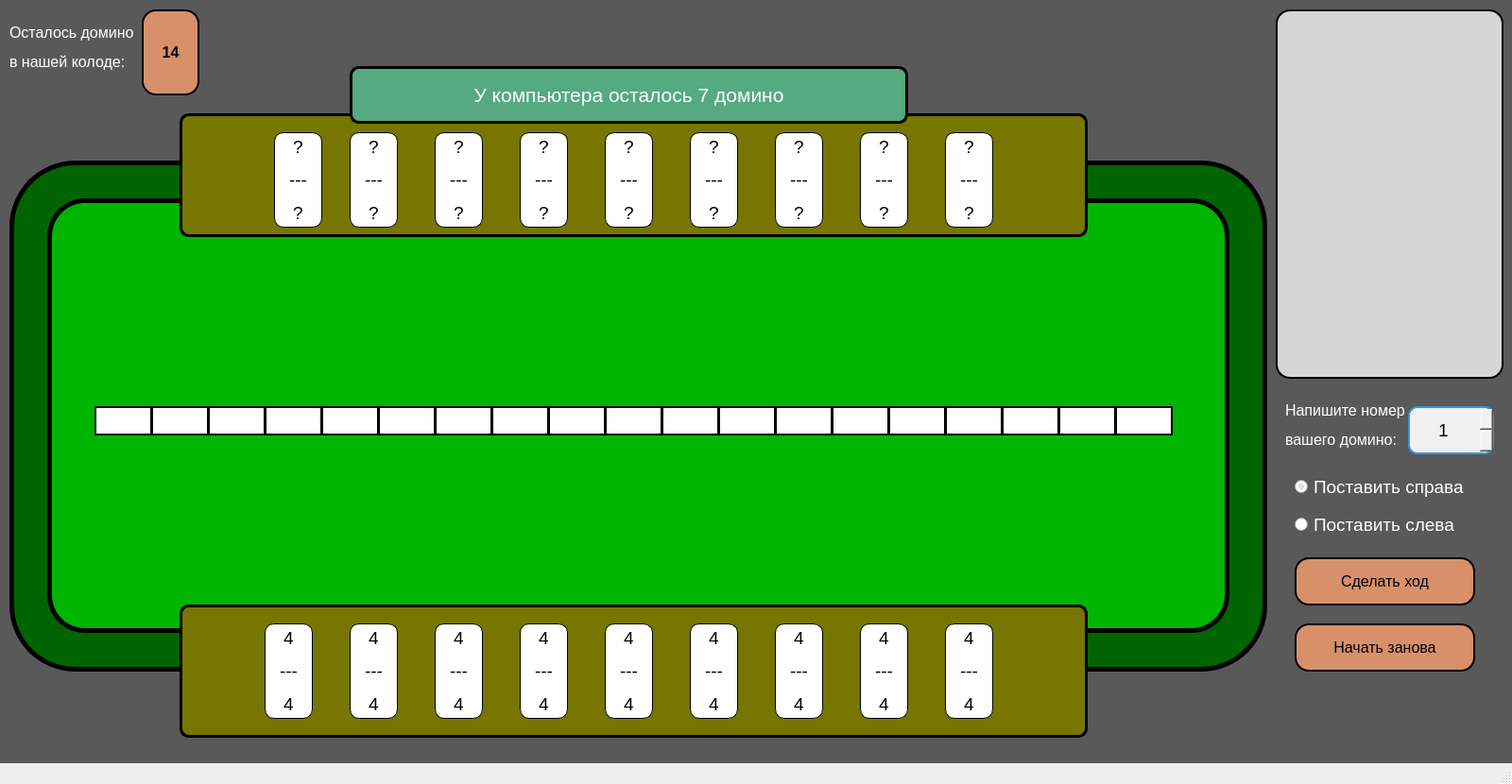
<?xml version="1.0" encoding="UTF-8"?>
<ui version="4.0">
 <class>MainWindow</class>
 <widget class="QMainWindow" name="MainWindow">
  <property name="geometry">
   <rect>
    <x>0</x>
    <y>0</y>
    <width>1600</width>
    <height>830</height>
   </rect>
  </property>
  <property name="minimumSize">
   <size>
    <width>1600</width>
    <height>830</height>
   </size>
  </property>
  <property name="maximumSize">
   <size>
    <width>1600</width>
    <height>830</height>
   </size>
  </property>
  <property name="windowTitle">
   <string>MainWindow</string>
  </property>
  <property name="styleSheet">
   <string notr="true"/>
  </property>
  <widget class="QWidget" name="centralwidget">
   <widget class="QLabel" name="dkdl">
    <property name="geometry">
     <rect>
      <x>10</x>
      <y>170</y>
      <width>1331</width>
      <height>541</height>
     </rect>
    </property>
    <property name="minimumSize">
     <size>
      <width>1100</width>
      <height>500</height>
     </size>
    </property>
    <property name="styleSheet">
     <string notr="true">background-color: rgb(0, 101, 0);
border-radius: 70px;
border: 5px solid #000000;</string>
    </property>
    <property name="text">
     <string/>
    </property>
   </widget>
   <widget class="QLabel" name="myTable">
    <property name="geometry">
     <rect>
      <x>190</x>
      <y>640</y>
      <width>961</width>
      <height>141</height>
     </rect>
    </property>
    <property name="font">
     <font>
      <pointsize>14</pointsize>
     </font>
    </property>
    <property name="styleSheet">
     <string notr="true">border-radius: 10px;
border: 3px solid #000000;
background-color: rgb(118, 118, 0);</string>
    </property>
    <property name="text">
     <string/>
    </property>
    <property name="alignment">
     <set>Qt::AlignCenter</set>
    </property>
   </widget>
   <widget class="QLabel" name="gameTable">
    <property name="geometry">
     <rect>
      <x>50</x>
      <y>210</y>
      <width>1251</width>
      <height>460</height>
     </rect>
    </property>
    <property name="minimumSize">
     <size>
      <width>1150</width>
      <height>460</height>
     </size>
    </property>
    <property name="font">
     <font>
      <pointsize>11</pointsize>
      <weight>75</weight>
      <bold>true</bold>
     </font>
    </property>
    <property name="styleSheet">
     <string notr="true">background-color: rgb(0, 181, 0);
border-radius: 40px;
border: 5px solid #000000;</string>
    </property>
    <property name="text">
     <string/>
    </property>
    <property name="alignment">
     <set>Qt::AlignCenter</set>
    </property>
   </widget>
   <widget class="QLabel" name="label_6">
    <property name="geometry">
     <rect>
      <x>1360</x>
      <y>420</y>
      <width>141</width>
      <height>61</height>
     </rect>
    </property>
    <property name="text">
     <string>&lt;html&gt;&lt;head/&gt;&lt;body&gt;&lt;p&gt;&lt;span style=&quot; font-size:12pt; color:#ffffff;&quot;&gt;Напишите номер &lt;/span&gt;&lt;/p&gt;&lt;p&gt;&lt;span style=&quot; font-size:12pt; color:#ffffff;&quot;&gt;вашего домино:&lt;/span&gt;&lt;/p&gt;&lt;/body&gt;&lt;/html&gt;</string>
    </property>
   </widget>
   <widget class="QPushButton" name="start">
    <property name="geometry">
     <rect>
      <x>1370</x>
      <y>590</y>
      <width>191</width>
      <height>51</height>
     </rect>
    </property>
    <property name="font">
     <font>
      <pointsize>12</pointsize>
     </font>
    </property>
    <property name="styleSheet">
     <string notr="true">background-color: rgb(216, 144, 107);
border-radius: 15px;
border: 2px solid #000000;</string>
    </property>
    <property name="text">
     <string>Сделать ход</string>
    </property>
   </widget>
   <widget class="QRadioButton" name="right">
    <property name="geometry">
     <rect>
      <x>1370</x>
      <y>500</y>
      <width>191</width>
      <height>31</height>
     </rect>
    </property>
    <property name="font">
     <font>
      <pointsize>14</pointsize>
     </font>
    </property>
    <property name="styleSheet">
     <string notr="true">color: white;</string>
    </property>
    <property name="text">
     <string>Поставить справа</string>
    </property>
    <property name="checked">
     <bool>true</bool>
    </property>
   </widget>
   <widget class="QRadioButton" name="left">
    <property name="geometry">
     <rect>
      <x>1370</x>
      <y>540</y>
      <width>191</width>
      <height>31</height>
     </rect>
    </property>
    <property name="font">
     <font>
      <pointsize>14</pointsize>
     </font>
    </property>
    <property name="styleSheet">
     <string notr="true">color: white;</string>
    </property>
    <property name="text">
     <string>Поставить слева</string>
    </property>
   </widget>
   <widget class="QLabel" name="label_7">
    <property name="geometry">
     <rect>
      <x>190</x>
      <y>120</y>
      <width>961</width>
      <height>131</height>
     </rect>
    </property>
    <property name="font">
     <font>
      <pointsize>14</pointsize>
     </font>
    </property>
    <property name="styleSheet">
     <string notr="true">border-radius: 10px;
border: 3px solid #000000;
background-color: rgb(118, 118, 0);</string>
    </property>
    <property name="text">
     <string/>
    </property>
    <property name="alignment">
     <set>Qt::AlignCenter</set>
    </property>
   </widget>
   <widget class="QLabel" name="domino2">
    <property name="geometry">
     <rect>
      <x>370</x>
      <y>660</y>
      <width>51</width>
      <height>101</height>
     </rect>
    </property>
    <property name="font">
     <font>
      <pointsize>14</pointsize>
     </font>
    </property>
    <property name="styleSheet">
     <string notr="true">background-color: white;
border-radius: 10px;
border: 1px solid #000000;</string>
    </property>
    <property name="text">
     <string>&lt;html&gt;&lt;head/&gt;&lt;body&gt;&lt;p&gt;&lt;span style=&quot; font-size:14pt;&quot;&gt;4&lt;/span&gt;&lt;/p&gt;&lt;p&gt;&lt;span style=&quot; font-size:14pt;&quot;&gt;---&lt;/span&gt;&lt;/p&gt;&lt;p&gt;&lt;span style=&quot; font-size:14pt;&quot;&gt;4&lt;/span&gt;&lt;/p&gt;&lt;/body&gt;&lt;/html&gt;</string>
    </property>
    <property name="alignment">
     <set>Qt::AlignCenter</set>
    </property>
   </widget>
   <widget class="QLabel" name="domino3">
    <property name="geometry">
     <rect>
      <x>460</x>
      <y>660</y>
      <width>51</width>
      <height>101</height>
     </rect>
    </property>
    <property name="font">
     <font>
      <pointsize>14</pointsize>
     </font>
    </property>
    <property name="styleSheet">
     <string notr="true">background-color: white;
border-radius: 10px;
border: 1px solid #000000;</string>
    </property>
    <property name="text">
     <string>&lt;html&gt;&lt;head/&gt;&lt;body&gt;&lt;p&gt;&lt;span style=&quot; font-size:14pt;&quot;&gt;4&lt;/span&gt;&lt;/p&gt;&lt;p&gt;&lt;span style=&quot; font-size:14pt;&quot;&gt;---&lt;/span&gt;&lt;/p&gt;&lt;p&gt;&lt;span style=&quot; font-size:14pt;&quot;&gt;4&lt;/span&gt;&lt;/p&gt;&lt;/body&gt;&lt;/html&gt;</string>
    </property>
    <property name="alignment">
     <set>Qt::AlignCenter</set>
    </property>
   </widget>
   <widget class="QLabel" name="domino4">
    <property name="geometry">
     <rect>
      <x>550</x>
      <y>660</y>
      <width>51</width>
      <height>101</height>
     </rect>
    </property>
    <property name="font">
     <font>
      <pointsize>14</pointsize>
     </font>
    </property>
    <property name="styleSheet">
     <string notr="true">background-color: white;
border-radius: 10px;
border: 1px solid #000000;</string>
    </property>
    <property name="text">
     <string>&lt;html&gt;&lt;head/&gt;&lt;body&gt;&lt;p&gt;&lt;span style=&quot; font-size:14pt;&quot;&gt;4&lt;/span&gt;&lt;/p&gt;&lt;p&gt;&lt;span style=&quot; font-size:14pt;&quot;&gt;---&lt;/span&gt;&lt;/p&gt;&lt;p&gt;&lt;span style=&quot; font-size:14pt;&quot;&gt;4&lt;/span&gt;&lt;/p&gt;&lt;/body&gt;&lt;/html&gt;</string>
    </property>
    <property name="alignment">
     <set>Qt::AlignCenter</set>
    </property>
   </widget>
   <widget class="QLabel" name="domino5">
    <property name="geometry">
     <rect>
      <x>640</x>
      <y>660</y>
      <width>51</width>
      <height>101</height>
     </rect>
    </property>
    <property name="font">
     <font>
      <pointsize>14</pointsize>
     </font>
    </property>
    <property name="styleSheet">
     <string notr="true">background-color: white;
border-radius: 10px;
border: 1px solid #000000;</string>
    </property>
    <property name="text">
     <string>&lt;html&gt;&lt;head/&gt;&lt;body&gt;&lt;p&gt;&lt;span style=&quot; font-size:14pt;&quot;&gt;4&lt;/span&gt;&lt;/p&gt;&lt;p&gt;&lt;span style=&quot; font-size:14pt;&quot;&gt;---&lt;/span&gt;&lt;/p&gt;&lt;p&gt;&lt;span style=&quot; font-size:14pt;&quot;&gt;4&lt;/span&gt;&lt;/p&gt;&lt;/body&gt;&lt;/html&gt;</string>
    </property>
    <property name="alignment">
     <set>Qt::AlignCenter</set>
    </property>
   </widget>
   <widget class="QLabel" name="domino6">
    <property name="geometry">
     <rect>
      <x>730</x>
      <y>660</y>
      <width>51</width>
      <height>101</height>
     </rect>
    </property>
    <property name="font">
     <font>
      <pointsize>14</pointsize>
     </font>
    </property>
    <property name="styleSheet">
     <string notr="true">background-color: white;
border-radius: 10px;
border: 1px solid #000000;</string>
    </property>
    <property name="text">
     <string>&lt;html&gt;&lt;head/&gt;&lt;body&gt;&lt;p&gt;&lt;span style=&quot; font-size:14pt;&quot;&gt;4&lt;/span&gt;&lt;/p&gt;&lt;p&gt;&lt;span style=&quot; font-size:14pt;&quot;&gt;---&lt;/span&gt;&lt;/p&gt;&lt;p&gt;&lt;span style=&quot; font-size:14pt;&quot;&gt;4&lt;/span&gt;&lt;/p&gt;&lt;/body&gt;&lt;/html&gt;</string>
    </property>
    <property name="alignment">
     <set>Qt::AlignCenter</set>
    </property>
   </widget>
   <widget class="QLabel" name="domino1">
    <property name="geometry">
     <rect>
      <x>280</x>
      <y>660</y>
      <width>51</width>
      <height>101</height>
     </rect>
    </property>
    <property name="font">
     <font>
      <pointsize>14</pointsize>
     </font>
    </property>
    <property name="styleSheet">
     <string notr="true">background-color: white;
border-radius: 10px;
border: 1px solid #000000;</string>
    </property>
    <property name="text">
     <string>&lt;html&gt;&lt;head/&gt;&lt;body&gt;&lt;p&gt;&lt;span style=&quot; font-size:14pt;&quot;&gt;4&lt;/span&gt;&lt;/p&gt;&lt;p&gt;&lt;span style=&quot; font-size:14pt;&quot;&gt;---&lt;/span&gt;&lt;/p&gt;&lt;p&gt;&lt;span style=&quot; font-size:14pt;&quot;&gt;4&lt;/span&gt;&lt;/p&gt;&lt;/body&gt;&lt;/html&gt;</string>
    </property>
    <property name="alignment">
     <set>Qt::AlignCenter</set>
    </property>
   </widget>
   <widget class="QLabel" name="domino7">
    <property name="geometry">
     <rect>
      <x>820</x>
      <y>660</y>
      <width>51</width>
      <height>101</height>
     </rect>
    </property>
    <property name="font">
     <font>
      <pointsize>14</pointsize>
     </font>
    </property>
    <property name="styleSheet">
     <string notr="true">background-color: white;
border-radius: 10px;
border: 1px solid #000000;</string>
    </property>
    <property name="text">
     <string>&lt;html&gt;&lt;head/&gt;&lt;body&gt;&lt;p&gt;&lt;span style=&quot; font-size:14pt;&quot;&gt;4&lt;/span&gt;&lt;/p&gt;&lt;p&gt;&lt;span style=&quot; font-size:14pt;&quot;&gt;---&lt;/span&gt;&lt;/p&gt;&lt;p&gt;&lt;span style=&quot; font-size:14pt;&quot;&gt;4&lt;/span&gt;&lt;/p&gt;&lt;/body&gt;&lt;/html&gt;</string>
    </property>
    <property name="alignment">
     <set>Qt::AlignCenter</set>
    </property>
   </widget>
   <widget class="QLabel" name="domino_1">
    <property name="geometry">
     <rect>
      <x>370</x>
      <y>140</y>
      <width>51</width>
      <height>101</height>
     </rect>
    </property>
    <property name="styleSheet">
     <string notr="true">background-color: white;
border-radius: 10px;
border: 1px solid #000000;</string>
    </property>
    <property name="text">
     <string>&lt;html&gt;&lt;head/&gt;&lt;body&gt;&lt;p&gt;&lt;span style=&quot; font-size:14pt;&quot;&gt;?&lt;/span&gt;&lt;/p&gt;&lt;p&gt;&lt;span style=&quot; font-size:14pt;&quot;&gt;---&lt;/span&gt;&lt;/p&gt;&lt;p&gt;&lt;span style=&quot; font-size:14pt;&quot;&gt;?&lt;/span&gt;&lt;/p&gt;&lt;/body&gt;&lt;/html&gt;</string>
    </property>
    <property name="alignment">
     <set>Qt::AlignCenter</set>
    </property>
   </widget>
   <widget class="QLabel" name="domino_2">
    <property name="geometry">
     <rect>
      <x>460</x>
      <y>140</y>
      <width>51</width>
      <height>101</height>
     </rect>
    </property>
    <property name="styleSheet">
     <string notr="true">background-color: white;
border-radius: 10px;
border: 1px solid #000000;</string>
    </property>
    <property name="text">
     <string>&lt;html&gt;&lt;head/&gt;&lt;body&gt;&lt;p&gt;&lt;span style=&quot; font-size:14pt;&quot;&gt;?&lt;/span&gt;&lt;/p&gt;&lt;p&gt;&lt;span style=&quot; font-size:14pt;&quot;&gt;---&lt;/span&gt;&lt;/p&gt;&lt;p&gt;&lt;span style=&quot; font-size:14pt;&quot;&gt;?&lt;/span&gt;&lt;/p&gt;&lt;/body&gt;&lt;/html&gt;</string>
    </property>
    <property name="alignment">
     <set>Qt::AlignCenter</set>
    </property>
   </widget>
   <widget class="QLabel" name="domino_3">
    <property name="geometry">
     <rect>
      <x>550</x>
      <y>140</y>
      <width>51</width>
      <height>101</height>
     </rect>
    </property>
    <property name="styleSheet">
     <string notr="true">background-color: white;
border-radius: 10px;
border: 1px solid #000000;</string>
    </property>
    <property name="text">
     <string>&lt;html&gt;&lt;head/&gt;&lt;body&gt;&lt;p&gt;&lt;span style=&quot; font-size:14pt;&quot;&gt;?&lt;/span&gt;&lt;/p&gt;&lt;p&gt;&lt;span style=&quot; font-size:14pt;&quot;&gt;---&lt;/span&gt;&lt;/p&gt;&lt;p&gt;&lt;span style=&quot; font-size:14pt;&quot;&gt;?&lt;/span&gt;&lt;/p&gt;&lt;/body&gt;&lt;/html&gt;</string>
    </property>
    <property name="alignment">
     <set>Qt::AlignCenter</set>
    </property>
   </widget>
   <widget class="QLabel" name="domino_4">
    <property name="geometry">
     <rect>
      <x>640</x>
      <y>140</y>
      <width>51</width>
      <height>101</height>
     </rect>
    </property>
    <property name="styleSheet">
     <string notr="true">background-color: white;
border-radius: 10px;
border: 1px solid #000000;</string>
    </property>
    <property name="text">
     <string>&lt;html&gt;&lt;head/&gt;&lt;body&gt;&lt;p&gt;&lt;span style=&quot; font-size:14pt;&quot;&gt;?&lt;/span&gt;&lt;/p&gt;&lt;p&gt;&lt;span style=&quot; font-size:14pt;&quot;&gt;---&lt;/span&gt;&lt;/p&gt;&lt;p&gt;&lt;span style=&quot; font-size:14pt;&quot;&gt;?&lt;/span&gt;&lt;/p&gt;&lt;/body&gt;&lt;/html&gt;</string>
    </property>
    <property name="alignment">
     <set>Qt::AlignCenter</set>
    </property>
   </widget>
   <widget class="QLabel" name="domino_5">
    <property name="geometry">
     <rect>
      <x>730</x>
      <y>140</y>
      <width>51</width>
      <height>101</height>
     </rect>
    </property>
    <property name="styleSheet">
     <string notr="true">background-color: white;
border-radius: 10px;
border: 1px solid #000000;</string>
    </property>
    <property name="text">
     <string>&lt;html&gt;&lt;head/&gt;&lt;body&gt;&lt;p&gt;&lt;span style=&quot; font-size:14pt;&quot;&gt;?&lt;/span&gt;&lt;/p&gt;&lt;p&gt;&lt;span style=&quot; font-size:14pt;&quot;&gt;---&lt;/span&gt;&lt;/p&gt;&lt;p&gt;&lt;span style=&quot; font-size:14pt;&quot;&gt;?&lt;/span&gt;&lt;/p&gt;&lt;/body&gt;&lt;/html&gt;</string>
    </property>
    <property name="alignment">
     <set>Qt::AlignCenter</set>
    </property>
   </widget>
   <widget class="QLabel" name="domino_6">
    <property name="geometry">
     <rect>
      <x>820</x>
      <y>140</y>
      <width>51</width>
      <height>101</height>
     </rect>
    </property>
    <property name="styleSheet">
     <string notr="true">background-color: white;
border-radius: 10px;
border: 1px solid #000000;</string>
    </property>
    <property name="text">
     <string>&lt;html&gt;&lt;head/&gt;&lt;body&gt;&lt;p&gt;&lt;span style=&quot; font-size:14pt;&quot;&gt;?&lt;/span&gt;&lt;/p&gt;&lt;p&gt;&lt;span style=&quot; font-size:14pt;&quot;&gt;---&lt;/span&gt;&lt;/p&gt;&lt;p&gt;&lt;span style=&quot; font-size:14pt;&quot;&gt;?&lt;/span&gt;&lt;/p&gt;&lt;/body&gt;&lt;/html&gt;</string>
    </property>
    <property name="alignment">
     <set>Qt::AlignCenter</set>
    </property>
   </widget>
   <widget class="QLabel" name="domino_7">
    <property name="geometry">
     <rect>
      <x>910</x>
      <y>140</y>
      <width>51</width>
      <height>101</height>
     </rect>
    </property>
    <property name="styleSheet">
     <string notr="true">background-color: white;
border-radius: 10px;
border: 1px solid #000000;</string>
    </property>
    <property name="text">
     <string>&lt;html&gt;&lt;head/&gt;&lt;body&gt;&lt;p&gt;&lt;span style=&quot; font-size:14pt;&quot;&gt;?&lt;/span&gt;&lt;/p&gt;&lt;p&gt;&lt;span style=&quot; font-size:14pt;&quot;&gt;---&lt;/span&gt;&lt;/p&gt;&lt;p&gt;&lt;span style=&quot; font-size:14pt;&quot;&gt;?&lt;/span&gt;&lt;/p&gt;&lt;/body&gt;&lt;/html&gt;</string>
    </property>
    <property name="alignment">
     <set>Qt::AlignCenter</set>
    </property>
   </widget>
   <widget class="QPushButton" name="restart">
    <property name="geometry">
     <rect>
      <x>1370</x>
      <y>660</y>
      <width>191</width>
      <height>51</height>
     </rect>
    </property>
    <property name="font">
     <font>
      <pointsize>12</pointsize>
     </font>
    </property>
    <property name="styleSheet">
     <string notr="true">background-color: rgb(216, 144, 107);
border-radius: 15px;
border: 2px solid #000000;</string>
    </property>
    <property name="text">
     <string>Начать занова</string>
    </property>
   </widget>
   <widget class="QPushButton" name="addDomino">
    <property name="geometry">
     <rect>
      <x>150</x>
      <y>10</y>
      <width>61</width>
      <height>91</height>
     </rect>
    </property>
    <property name="font">
     <font>
      <pointsize>12</pointsize>
      <weight>75</weight>
      <bold>true</bold>
     </font>
    </property>
    <property name="styleSheet">
     <string notr="true">background-color: rgb(216, 144, 107);
border-radius: 15px;
border: 2px solid #000000;</string>
    </property>
    <property name="text">
     <string>14</string>
    </property>
   </widget>
   <widget class="QLabel" name="label_8">
    <property name="geometry">
     <rect>
      <x>10</x>
      <y>10</y>
      <width>131</width>
      <height>81</height>
     </rect>
    </property>
    <property name="text">
     <string>&lt;html&gt;&lt;head/&gt;&lt;body&gt;&lt;p&gt;&lt;span style=&quot; font-size:12pt; color:#ffffff;&quot;&gt;Осталось домино&lt;/span&gt;&lt;/p&gt;&lt;p&gt;&lt;span style=&quot; font-size:12pt; color:#ffffff;&quot;&gt;в нашей колоде:&lt;/span&gt;&lt;/p&gt;&lt;/body&gt;&lt;/html&gt;</string>
    </property>
   </widget>
   <widget class="QListWidget" name="refery">
    <property name="geometry">
     <rect>
      <x>1350</x>
      <y>10</y>
      <width>241</width>
      <height>391</height>
     </rect>
    </property>
    <property name="font">
     <font>
      <pointsize>10</pointsize>
      <weight>50</weight>
      <bold>false</bold>
     </font>
    </property>
    <property name="styleSheet">
     <string notr="true">background-color: rgb(214, 214, 214);
border-radius: 15px;
border: 2px solid #000000;</string>
    </property>
   </widget>
   <widget class="QLabel" name="domino8">
    <property name="geometry">
     <rect>
      <x>910</x>
      <y>660</y>
      <width>51</width>
      <height>101</height>
     </rect>
    </property>
    <property name="font">
     <font>
      <pointsize>14</pointsize>
     </font>
    </property>
    <property name="styleSheet">
     <string notr="true">background-color: white;
border-radius: 10px;
border: 1px solid #000000;</string>
    </property>
    <property name="text">
     <string>&lt;html&gt;&lt;head/&gt;&lt;body&gt;&lt;p&gt;&lt;span style=&quot; font-size:14pt;&quot;&gt;4&lt;/span&gt;&lt;/p&gt;&lt;p&gt;&lt;span style=&quot; font-size:14pt;&quot;&gt;---&lt;/span&gt;&lt;/p&gt;&lt;p&gt;&lt;span style=&quot; font-size:14pt;&quot;&gt;4&lt;/span&gt;&lt;/p&gt;&lt;/body&gt;&lt;/html&gt;</string>
    </property>
    <property name="alignment">
     <set>Qt::AlignCenter</set>
    </property>
   </widget>
   <widget class="QLabel" name="domino9">
    <property name="geometry">
     <rect>
      <x>1000</x>
      <y>660</y>
      <width>51</width>
      <height>101</height>
     </rect>
    </property>
    <property name="font">
     <font>
      <pointsize>14</pointsize>
     </font>
    </property>
    <property name="styleSheet">
     <string notr="true">background-color: white;
border-radius: 10px;
border: 1px solid #000000;</string>
    </property>
    <property name="text">
     <string>&lt;html&gt;&lt;head/&gt;&lt;body&gt;&lt;p&gt;&lt;span style=&quot; font-size:14pt;&quot;&gt;4&lt;/span&gt;&lt;/p&gt;&lt;p&gt;&lt;span style=&quot; font-size:14pt;&quot;&gt;---&lt;/span&gt;&lt;/p&gt;&lt;p&gt;&lt;span style=&quot; font-size:14pt;&quot;&gt;4&lt;/span&gt;&lt;/p&gt;&lt;/body&gt;&lt;/html&gt;</string>
    </property>
    <property name="alignment">
     <set>Qt::AlignCenter</set>
    </property>
   </widget>
   <widget class="QLabel" name="countDominoComputer">
    <property name="geometry">
     <rect>
      <x>370</x>
      <y>70</y>
      <width>591</width>
      <height>61</height>
     </rect>
    </property>
    <property name="font">
     <font>
      <pointsize>16</pointsize>
     </font>
    </property>
    <property name="styleSheet">
     <string notr="true">background-color: rgb(85, 170, 127);
border-radius: 10px;
border: 3px solid #000000;
color: white;
</string>
    </property>
    <property name="text">
     <string>У компьютера осталось 7 домино</string>
    </property>
    <property name="alignment">
     <set>Qt::AlignCenter</set>
    </property>
   </widget>
   <widget class="QLabel" name="domino_8">
    <property name="geometry">
     <rect>
      <x>290</x>
      <y>140</y>
      <width>51</width>
      <height>101</height>
     </rect>
    </property>
    <property name="styleSheet">
     <string notr="true">background-color: white;
border-radius: 10px;
border: 1px solid #000000;</string>
    </property>
    <property name="text">
     <string>&lt;html&gt;&lt;head/&gt;&lt;body&gt;&lt;p&gt;&lt;span style=&quot; font-size:14pt;&quot;&gt;?&lt;/span&gt;&lt;/p&gt;&lt;p&gt;&lt;span style=&quot; font-size:14pt;&quot;&gt;---&lt;/span&gt;&lt;/p&gt;&lt;p&gt;&lt;span style=&quot; font-size:14pt;&quot;&gt;?&lt;/span&gt;&lt;/p&gt;&lt;/body&gt;&lt;/html&gt;</string>
    </property>
    <property name="alignment">
     <set>Qt::AlignCenter</set>
    </property>
   </widget>
   <widget class="QLabel" name="domino_9">
    <property name="geometry">
     <rect>
      <x>1000</x>
      <y>140</y>
      <width>51</width>
      <height>101</height>
     </rect>
    </property>
    <property name="styleSheet">
     <string notr="true">background-color: white;
border-radius: 10px;
border: 1px solid #000000;</string>
    </property>
    <property name="text">
     <string>&lt;html&gt;&lt;head/&gt;&lt;body&gt;&lt;p&gt;&lt;span style=&quot; font-size:14pt;&quot;&gt;?&lt;/span&gt;&lt;/p&gt;&lt;p&gt;&lt;span style=&quot; font-size:14pt;&quot;&gt;---&lt;/span&gt;&lt;/p&gt;&lt;p&gt;&lt;span style=&quot; font-size:14pt;&quot;&gt;?&lt;/span&gt;&lt;/p&gt;&lt;/body&gt;&lt;/html&gt;</string>
    </property>
    <property name="alignment">
     <set>Qt::AlignCenter</set>
    </property>
   </widget>
   <widget class="QSpinBox" name="spinBox">
    <property name="geometry">
     <rect>
      <x>1490</x>
      <y>430</y>
      <width>91</width>
      <height>51</height>
     </rect>
    </property>
    <property name="font">
     <font>
      <pointsize>14</pointsize>
     </font>
    </property>
    <property name="styleSheet">
     <string notr="true">border: 2px solid #3498db;
border-radius: 10px;
padding: 2px 4px;
background-color: #f1f1f1;
</string>
    </property>
    <property name="alignment">
     <set>Qt::AlignCenter</set>
    </property>
    <property name="minimum">
     <number>1</number>
    </property>
    <property name="maximum">
     <number>9</number>
    </property>
   </widget>
   <widget class="QLabel" name="label_3">
    <property name="geometry">
     <rect>
      <x>0</x>
      <y>-10</y>
      <width>1681</width>
      <height>901</height>
     </rect>
    </property>
    <property name="font">
     <font>
      <weight>50</weight>
      <bold>false</bold>
     </font>
    </property>
    <property name="styleSheet">
     <string notr="true">background-color: rgb(89, 89, 89);</string>
    </property>
    <property name="text">
     <string/>
    </property>
   </widget>
   <widget class="QLabel" name="dom">
    <property name="geometry">
     <rect>
      <x>640</x>
      <y>430</y>
      <width>61</width>
      <height>31</height>
     </rect>
    </property>
    <property name="font">
     <font>
      <pointsize>12</pointsize>
      <weight>75</weight>
      <bold>true</bold>
     </font>
    </property>
    <property name="styleSheet">
     <string notr="true">background-color: rgb(255, 255, 255);
border: 2px solid #000000;</string>
    </property>
    <property name="text">
     <string/>
    </property>
   </widget>
   <widget class="QLabel" name="dom_2">
    <property name="geometry">
     <rect>
      <x>700</x>
      <y>430</y>
      <width>61</width>
      <height>31</height>
     </rect>
    </property>
    <property name="font">
     <font>
      <pointsize>12</pointsize>
      <weight>75</weight>
      <bold>true</bold>
     </font>
    </property>
    <property name="styleSheet">
     <string notr="true">background-color: rgb(255, 255, 255);
border: 2px solid #000000;</string>
    </property>
    <property name="text">
     <string/>
    </property>
   </widget>
   <widget class="QLabel" name="dom_3">
    <property name="geometry">
     <rect>
      <x>580</x>
      <y>430</y>
      <width>61</width>
      <height>31</height>
     </rect>
    </property>
    <property name="font">
     <font>
      <pointsize>12</pointsize>
      <weight>75</weight>
      <bold>true</bold>
     </font>
    </property>
    <property name="styleSheet">
     <string notr="true">background-color: rgb(255, 255, 255);
border: 2px solid #000000;</string>
    </property>
    <property name="text">
     <string/>
    </property>
   </widget>
   <widget class="QLabel" name="dom_4">
    <property name="geometry">
     <rect>
      <x>760</x>
      <y>430</y>
      <width>61</width>
      <height>31</height>
     </rect>
    </property>
    <property name="font">
     <font>
      <pointsize>12</pointsize>
      <weight>75</weight>
      <bold>true</bold>
     </font>
    </property>
    <property name="styleSheet">
     <string notr="true">background-color: rgb(255, 255, 255);
border: 2px solid #000000;</string>
    </property>
    <property name="text">
     <string/>
    </property>
   </widget>
   <widget class="QLabel" name="dom_5">
    <property name="geometry">
     <rect>
      <x>520</x>
      <y>430</y>
      <width>61</width>
      <height>31</height>
     </rect>
    </property>
    <property name="font">
     <font>
      <pointsize>12</pointsize>
      <weight>75</weight>
      <bold>true</bold>
     </font>
    </property>
    <property name="styleSheet">
     <string notr="true">background-color: rgb(255, 255, 255);
border: 2px solid #000000;</string>
    </property>
    <property name="text">
     <string/>
    </property>
   </widget>
   <widget class="QLabel" name="dom_6">
    <property name="geometry">
     <rect>
      <x>820</x>
      <y>430</y>
      <width>61</width>
      <height>31</height>
     </rect>
    </property>
    <property name="font">
     <font>
      <pointsize>12</pointsize>
      <weight>75</weight>
      <bold>true</bold>
     </font>
    </property>
    <property name="styleSheet">
     <string notr="true">background-color: rgb(255, 255, 255);
border: 2px solid #000000;</string>
    </property>
    <property name="text">
     <string/>
    </property>
   </widget>
   <widget class="QLabel" name="dom_7">
    <property name="geometry">
     <rect>
      <x>460</x>
      <y>430</y>
      <width>61</width>
      <height>31</height>
     </rect>
    </property>
    <property name="font">
     <font>
      <pointsize>12</pointsize>
      <weight>75</weight>
      <bold>true</bold>
     </font>
    </property>
    <property name="styleSheet">
     <string notr="true">background-color: rgb(255, 255, 255);
border: 2px solid #000000;</string>
    </property>
    <property name="text">
     <string/>
    </property>
   </widget>
   <widget class="QLabel" name="dom_8">
    <property name="geometry">
     <rect>
      <x>880</x>
      <y>430</y>
      <width>61</width>
      <height>31</height>
     </rect>
    </property>
    <property name="font">
     <font>
      <pointsize>12</pointsize>
      <weight>75</weight>
      <bold>true</bold>
     </font>
    </property>
    <property name="styleSheet">
     <string notr="true">background-color: rgb(255, 255, 255);
border: 2px solid #000000;</string>
    </property>
    <property name="text">
     <string/>
    </property>
   </widget>
   <widget class="QLabel" name="dom_9">
    <property name="geometry">
     <rect>
      <x>400</x>
      <y>430</y>
      <width>61</width>
      <height>31</height>
     </rect>
    </property>
    <property name="font">
     <font>
      <pointsize>12</pointsize>
      <weight>75</weight>
      <bold>true</bold>
     </font>
    </property>
    <property name="styleSheet">
     <string notr="true">background-color: rgb(255, 255, 255);
border: 2px solid #000000;</string>
    </property>
    <property name="text">
     <string/>
    </property>
   </widget>
   <widget class="QLabel" name="dom_10">
    <property name="geometry">
     <rect>
      <x>940</x>
      <y>430</y>
      <width>61</width>
      <height>31</height>
     </rect>
    </property>
    <property name="font">
     <font>
      <pointsize>12</pointsize>
      <weight>75</weight>
      <bold>true</bold>
     </font>
    </property>
    <property name="styleSheet">
     <string notr="true">background-color: rgb(255, 255, 255);
border: 2px solid #000000;</string>
    </property>
    <property name="text">
     <string/>
    </property>
   </widget>
   <widget class="QLabel" name="dom_11">
    <property name="geometry">
     <rect>
      <x>340</x>
      <y>430</y>
      <width>61</width>
      <height>31</height>
     </rect>
    </property>
    <property name="font">
     <font>
      <pointsize>12</pointsize>
      <weight>75</weight>
      <bold>true</bold>
     </font>
    </property>
    <property name="styleSheet">
     <string notr="true">background-color: rgb(255, 255, 255);
border: 2px solid #000000;</string>
    </property>
    <property name="text">
     <string/>
    </property>
   </widget>
   <widget class="QLabel" name="dom_12">
    <property name="geometry">
     <rect>
      <x>1000</x>
      <y>430</y>
      <width>61</width>
      <height>31</height>
     </rect>
    </property>
    <property name="font">
     <font>
      <pointsize>12</pointsize>
      <weight>75</weight>
      <bold>true</bold>
     </font>
    </property>
    <property name="styleSheet">
     <string notr="true">background-color: rgb(255, 255, 255);
border: 2px solid #000000;</string>
    </property>
    <property name="text">
     <string/>
    </property>
   </widget>
   <widget class="QLabel" name="dom_13">
    <property name="geometry">
     <rect>
      <x>280</x>
      <y>430</y>
      <width>61</width>
      <height>31</height>
     </rect>
    </property>
    <property name="font">
     <font>
      <pointsize>12</pointsize>
      <weight>75</weight>
      <bold>true</bold>
     </font>
    </property>
    <property name="styleSheet">
     <string notr="true">background-color: rgb(255, 255, 255);
border: 2px solid #000000;</string>
    </property>
    <property name="text">
     <string/>
    </property>
   </widget>
   <widget class="QLabel" name="dom_14">
    <property name="geometry">
     <rect>
      <x>1060</x>
      <y>430</y>
      <width>61</width>
      <height>31</height>
     </rect>
    </property>
    <property name="font">
     <font>
      <pointsize>12</pointsize>
      <weight>75</weight>
      <bold>true</bold>
     </font>
    </property>
    <property name="styleSheet">
     <string notr="true">background-color: rgb(255, 255, 255);
border: 2px solid #000000;</string>
    </property>
    <property name="text">
     <string/>
    </property>
   </widget>
   <widget class="QLabel" name="dom_15">
    <property name="geometry">
     <rect>
      <x>220</x>
      <y>430</y>
      <width>61</width>
      <height>31</height>
     </rect>
    </property>
    <property name="font">
     <font>
      <pointsize>12</pointsize>
      <weight>75</weight>
      <bold>true</bold>
     </font>
    </property>
    <property name="styleSheet">
     <string notr="true">background-color: rgb(255, 255, 255);
border: 2px solid #000000;</string>
    </property>
    <property name="text">
     <string/>
    </property>
   </widget>
   <widget class="QLabel" name="dom_16">
    <property name="geometry">
     <rect>
      <x>1120</x>
      <y>430</y>
      <width>61</width>
      <height>31</height>
     </rect>
    </property>
    <property name="font">
     <font>
      <pointsize>12</pointsize>
      <weight>75</weight>
      <bold>true</bold>
     </font>
    </property>
    <property name="styleSheet">
     <string notr="true">background-color: rgb(255, 255, 255);
border: 2px solid #000000;</string>
    </property>
    <property name="text">
     <string/>
    </property>
   </widget>
   <widget class="QLabel" name="dom_17">
    <property name="geometry">
     <rect>
      <x>160</x>
      <y>430</y>
      <width>61</width>
      <height>31</height>
     </rect>
    </property>
    <property name="font">
     <font>
      <pointsize>12</pointsize>
      <weight>75</weight>
      <bold>true</bold>
     </font>
    </property>
    <property name="styleSheet">
     <string notr="true">background-color: rgb(255, 255, 255);
border: 2px solid #000000;</string>
    </property>
    <property name="text">
     <string/>
    </property>
    <property name="alignment">
     <set>Qt::AlignCenter</set>
    </property>
   </widget>
   <widget class="QLabel" name="dom_18">
    <property name="geometry">
     <rect>
      <x>1180</x>
      <y>430</y>
      <width>61</width>
      <height>31</height>
     </rect>
    </property>
    <property name="font">
     <font>
      <pointsize>12</pointsize>
      <weight>75</weight>
      <bold>true</bold>
     </font>
    </property>
    <property name="styleSheet">
     <string notr="true">background-color: rgb(255, 255, 255);
border: 2px solid #000000;</string>
    </property>
    <property name="text">
     <string/>
    </property>
   </widget>
   <widget class="QLabel" name="dom_19">
    <property name="geometry">
     <rect>
      <x>100</x>
      <y>430</y>
      <width>61</width>
      <height>31</height>
     </rect>
    </property>
    <property name="font">
     <font>
      <pointsize>12</pointsize>
      <weight>75</weight>
      <bold>true</bold>
     </font>
    </property>
    <property name="styleSheet">
     <string notr="true">background-color: rgb(255, 255, 255);
border: 2px solid #000000;</string>
    </property>
    <property name="text">
     <string/>
    </property>
    <property name="alignment">
     <set>Qt::AlignCenter</set>
    </property>
   </widget>
   <zorder>label_3</zorder>
   <zorder>dkdl</zorder>
   <zorder>gameTable</zorder>
   <zorder>myTable</zorder>
   <zorder>label_6</zorder>
   <zorder>start</zorder>
   <zorder>right</zorder>
   <zorder>left</zorder>
   <zorder>label_7</zorder>
   <zorder>domino2</zorder>
   <zorder>domino3</zorder>
   <zorder>domino4</zorder>
   <zorder>domino5</zorder>
   <zorder>domino6</zorder>
   <zorder>domino1</zorder>
   <zorder>domino7</zorder>
   <zorder>domino_1</zorder>
   <zorder>domino_2</zorder>
   <zorder>domino_3</zorder>
   <zorder>domino_4</zorder>
   <zorder>domino_5</zorder>
   <zorder>domino_6</zorder>
   <zorder>domino_7</zorder>
   <zorder>restart</zorder>
   <zorder>addDomino</zorder>
   <zorder>label_8</zorder>
   <zorder>refery</zorder>
   <zorder>domino8</zorder>
   <zorder>domino9</zorder>
   <zorder>countDominoComputer</zorder>
   <zorder>domino_8</zorder>
   <zorder>domino_9</zorder>
   <zorder>spinBox</zorder>
   <zorder>dom</zorder>
   <zorder>dom_2</zorder>
   <zorder>dom_3</zorder>
   <zorder>dom_4</zorder>
   <zorder>dom_5</zorder>
   <zorder>dom_6</zorder>
   <zorder>dom_7</zorder>
   <zorder>dom_8</zorder>
   <zorder>dom_9</zorder>
   <zorder>dom_10</zorder>
   <zorder>dom_11</zorder>
   <zorder>dom_12</zorder>
   <zorder>dom_13</zorder>
   <zorder>dom_14</zorder>
   <zorder>dom_15</zorder>
   <zorder>dom_16</zorder>
   <zorder>dom_17</zorder>
   <zorder>dom_18</zorder>
   <zorder>dom_19</zorder>
  </widget>
  <widget class="QMenuBar" name="menubar">
   <property name="geometry">
    <rect>
     <x>0</x>
     <y>0</y>
     <width>1600</width>
     <height>21</height>
    </rect>
   </property>
  </widget>
  <widget class="QStatusBar" name="statusbar"/>
 </widget>
 <resources/>
 <connections/>
</ui>
